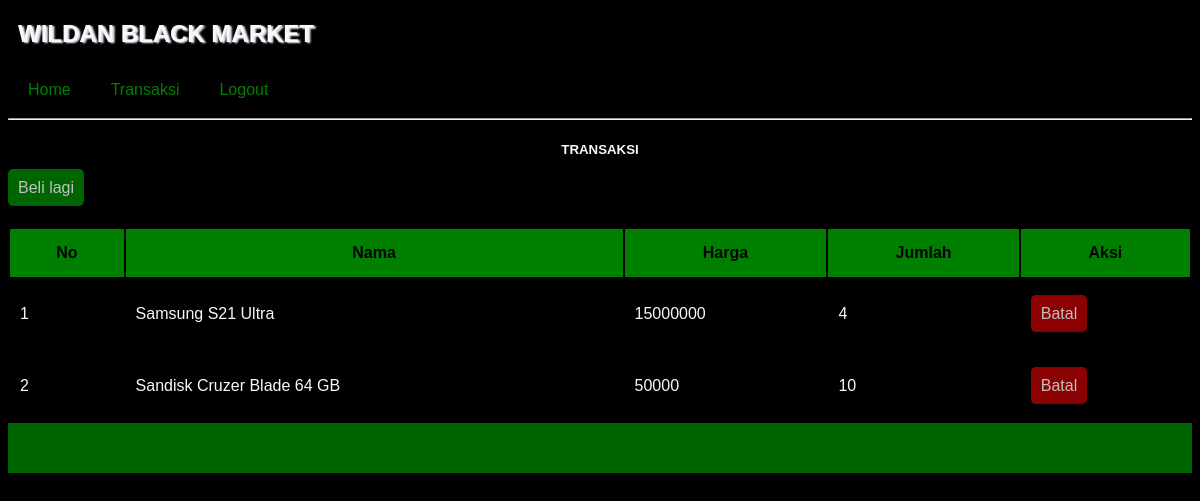
The page /transaksi.php (signed in) on the database its author committed.
### tables this page shows
CREATE TABLE `beli` (
  `idBeli` int(10) NOT NULL,
  `idBarang` int(10) NOT NULL,
  `harga` int(15) NOT NULL,
  `jumlah` int(5) NOT NULL
);

CREATE TABLE `barang` (
  `idBarang` int(10) NOT NULL,
  `kode_barang` varchar(10) NOT NULL,
  `nama_barang` varchar(30) NOT NULL,
  `harga` int(15) NOT NULL
);

### transaksi.php (the view, shortened to what this page needs)
<?php
	include "header_user.php";
?>
<!DOCTYPE html>
<html>
<head>
	<link rel="stylesheet" type="text/css" href="tampilan.css">
</head>
<body>
	<hr>
	<h5>TRANSAKSI</h5>
	<a href="home_user.php" class="green">Beli lagi</a>
	<table>
		<thead>
			<tr>
				<th>No</th>
				<th>Nama</th>
				<th>Harga</th>
				<th>Jumlah</th>
				<th>Aksi</th>
			</tr>
		</thead>
		<tbody>
			<?php
			include "koneksi.php";
			$qryBeli=mysqli_query($conn,"select * from beli join barang on barang.idBarang=beli.idBarang");
			$no=0;
			while ($data_beli=mysqli_fetch_array($qryBeli)) {
				$no++;?>
				<tr>
					<td><?=$no?></td>
					<td><?=$data_beli['nama_barang']?></td>
					<td><?=$data_beli['harga']?></td>
					<td><?=$data_beli['jumlah']?></td>
					<td><a href="batal_beli.php?idBeli=<?=$data_beli['idBeli']?>" class="red" onclick="return confirm('Apakah anda yakin membatalkan pembelian ini')">Batal</a> </td>
				</tr>
				<?php
				}
				?>
		</tbody>
	</table>
</body>
</html>
<?php
	include "footer.php";
?>

### tampilan.css (style rules this page uses)
body { background-color: black; color: green; font-family: sans-serif; }
.green { background-color: darkgreen; float: center; color: silver; font-family: sans-serif; border-radius: 5px; padding: 10px; width: 100px; text-decoration: none; }
.red { background-color: darkred; color: silver; font-family: sans-serif; border-radius: 5px; text-decoration: none; padding: 10px; }
table { width: 100%; margin-top: 30px; }
th { background-color: green; color: black; padding: 15px; }
tr { background-color: black; }
tr:nth-child(2n+0) { background-color: black; }
td { height: 50px; padding: 10px; color: ghostwhite; }
h5 { color: ghostwhite; text-align: center; }

### rows shown on the page
beli: idBarang.nama_barang "Samsung S21 Ultra", idBarang.harga "15000000", jumlah "4"
beli: idBarang.nama_barang "Sandisk Cruzer Blade 64 GB", idBarang.harga "50000", jumlah "10"
